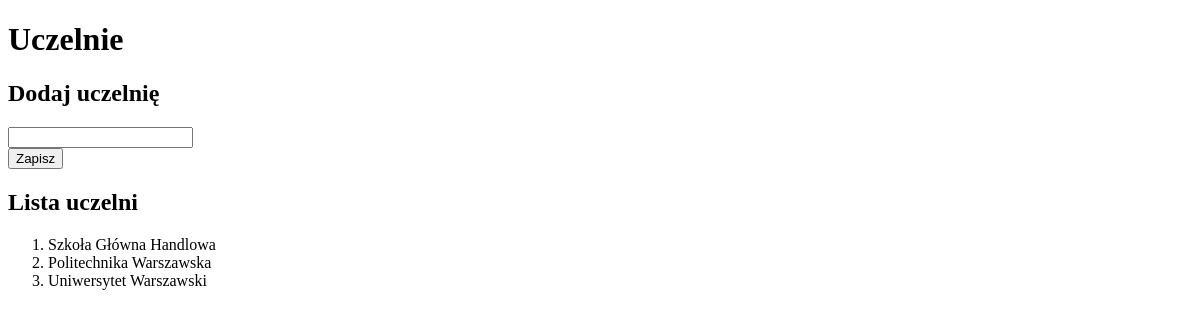
/studenci/uczelnia/, run on an earlier commit of the app's database.
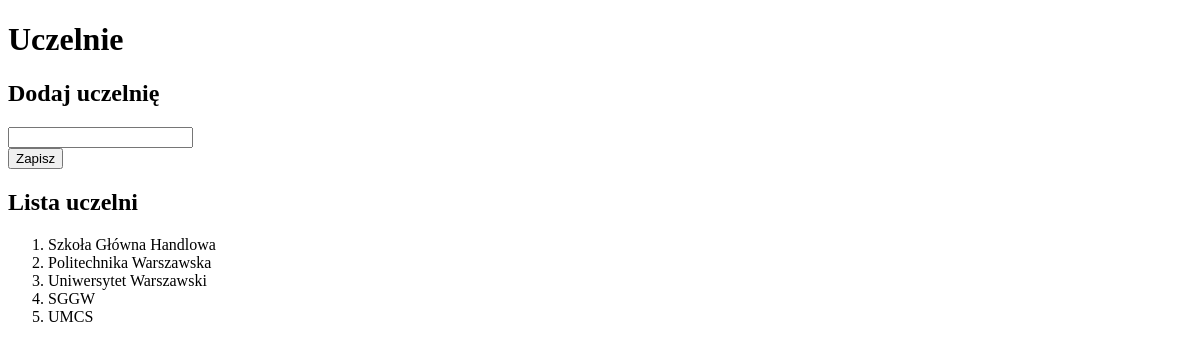
And on a later commit of the database.
### studenci/models.py (models this page shows, shortened)
class Uczelnia(models.Model):
    nazwa = models.CharField(
        verbose_name='uczelnia',
        max_length=30,
        help_text='Nazwa uczelni')
    class Meta:
        verbose_name_plural = "uczelnie"

### studenci/views.py (the view)
# urls.py: path('uczelnia/', views.uczelnia, name='uczelnia'),
def uczelnia(request):
    if request.method == 'POST':
        nazwa = request.POST.get('nazwa')
        u = Uczelnia(nazwa=nazwa)
        u.save()
    uczelnia= Uczelnia.objects.all()
    kontekst = {
        'uczelnia': uczelnia
    }
    return render(request, 'studenci/uczelnia.html', kontekst)

### studenci/templates/studenci/uczelnia.html (shortened to what this page needs)
<!DOCTYPE html>
<html lang="pl">
<head>
</head>
<body>
<h1>Uczelnie</h1>
<h2>Dodaj uczelnię</h2>
<form action="." method="POST">
    <input type="text" name="nazwa" maxlength="30">
    <br>
    <input type="submit" value="Zapisz">
</form>
<h2>Lista uczelni</h2>
<ol>
    {% for uczelnia in uczelnia %}
    <li>{{ uczelnia.nazwa }}</li>
    {% endfor %}
</ol>
</body>
</html>

What changed in the data, as far as the page shows it:
added Uczelnia: nazwa "SGGW"
added Uczelnia: nazwa "UMCS"
